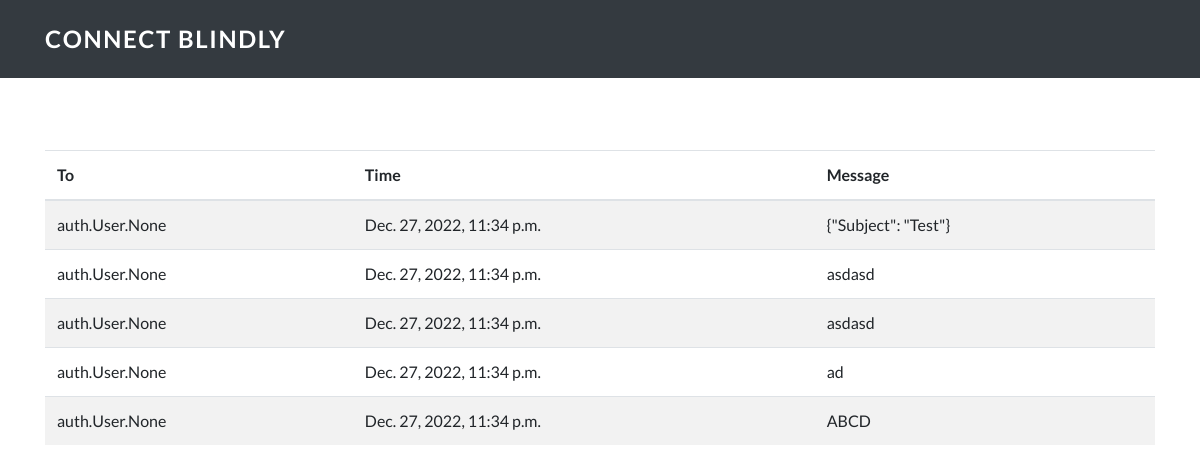
/sent/ (signed in), run on the app's committed database.
### homepage/models.py (models this page shows)
class Message(models.Model):
    id = models.AutoField(primary_key=True)
    message_from = models.ForeignKey(User, on_delete=models.CASCADE, related_name= "message_from")
    message_to = models.ManyToManyField(User, related_name= "message_to")
    messsage = models.CharField(max_length=1000)
    created_at = models.DateTimeField(auto_now_add=True, auto_now=False)
    seen=models.BooleanField(default=False)

### homepage/views.py (the view)
# urls.py: url(r'^sent/$', views.sent_view, name="sent"),
def sent_view(request):
    global i, addr, passwrd, conn
    all_messages = Message.objects.filter(message_from__username=request.user).all()
    if request.method == 'POST':
        read_mails(all_messages)
        return JsonResponse({'result': 'success'})
    elif request.method == 'GET':
        return render(request, 'homepage/sent.html', {"message": all_messages})

### homepage/templates/homepage/sent.html (shortened to what this page needs)
{% extends 'base_layout.html' %}
{% block content %}
	<body onmousedown = "GetAllMessage(event)">
		<nav class="navbar navbar-dark navbar-expand-lg fixed-top bg-dark navbar-custom">
			<div class="container"><a class="navbar-brand" style="font-size:150%;">Connect Blindly</a>
			</div>
		</nav>
		<div class="container"style="margin-top:150px">
			<table class="table table-striped">
				<thead>
					<tr>
					<th scope="col">To</th>
					<th scope="col">Time</th>
					<th scope="col">Message</th>
					</tr>
				</thead>
				<tbody>
					{% for m in message %}
					<tr>
						<td>{{m.message_to}}</td>
						<td>{{m.created_at}}</td>
						<td>{{m.messsage}}</td>
					</tr>
					{% endfor %}
				</tbody>
			</table>
		</div>
{% endblock %}

### templates/base_layout.html (shortened to what this page needs)
{% load static %}
<!DOCTYPE html>
<html>
	<head>
		<link rel="stylesheet" href="{% static 'bootstrap/css/bootstrap.min.css' %}">
		<link rel="stylesheet" href="{% static 'css/style.css' %}">
		</head>
		{% block content %}
		{% endblock %}
	</body>
</html>

### assets/css/Style.css (style rules this page uses)
h1, h2, h3, h4, h5, h6, a { margin:0; padding:0; }
a { color: #92badd; display: inline-block; text-decoration: none; font-weight: 400; }
* { box-sizing: border-box; }

### data on the page
Message: message_to "auth.User.None", created_at "Dec. 27, 2022, 11:34 p.m.", messsage "{\"Subject\": \"Test\"}"
Message: message_to "auth.User.None", created_at "Dec. 27, 2022, 11:34 p.m.", messsage "asdasd"
Message: message_to "auth.User.None", created_at "Dec. 27, 2022, 11:34 p.m.", messsage "asdasd"
Message: message_to "auth.User.None", created_at "Dec. 27, 2022, 11:34 p.m.", messsage "ad"
Message: message_to "auth.User.None", created_at "Dec. 27, 2022, 11:34 p.m.", messsage "ABCD"
